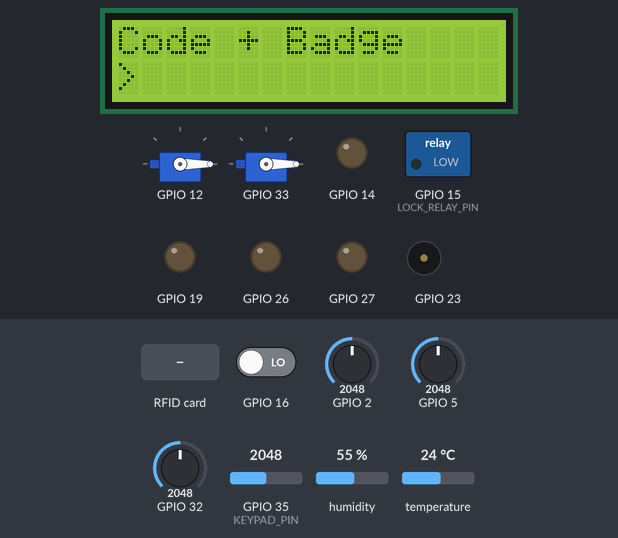
Bench run of a sketch on a simulated ESP32. Shown: 2 × servo, 16×2 character LCD, switched loads named in the sketch (green lamp = pin HIGH), output pins drawn as LEDs (lit = HIGH), buzzer (waves = sounding). Inputs (shaded band) come from the test bench; at power-on: GPIO 32 = 2048, GPIO 2 = 2048, GPIO 5 = 2048, GPIO 16 LOW, GPIO 35 (KEYPAD_PIN) = 2048, humidity 55 %, temperature 24 °C. WiFi joins after 1.5 s; servers stay silent unless stated; EEPROM starts erased; no MQTT or app messages arrive unless stated; pins used as bus, display or sensor lines are not drawn; what the sketch prints to the serial monitor is not drawn.

Above: at 3.0 s.
3.1 s: RFID card 5E 7A 19 C4 held to the reader
At 3.7 s:
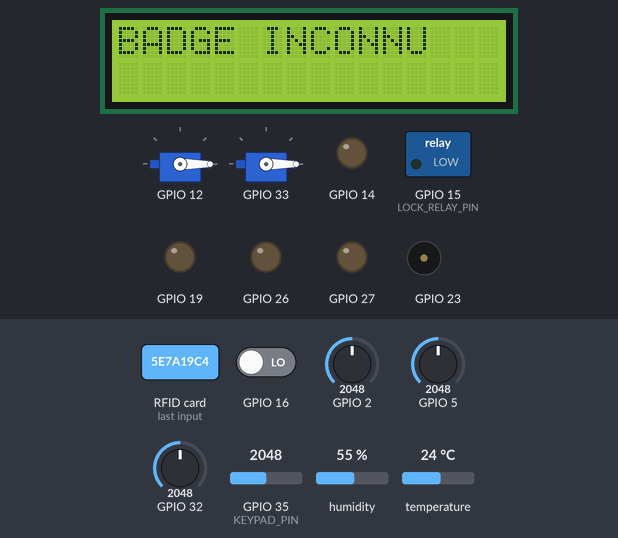
5.4 s: GPIO 32 set to 326
6.9 s: GPIO 32 set to 282
At 7.6 s:
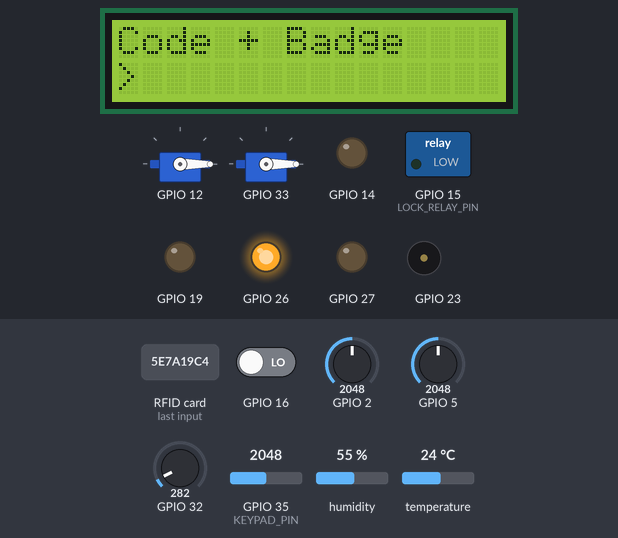
8.4 s: GPIO 32 set to 440
At 8.7 s:
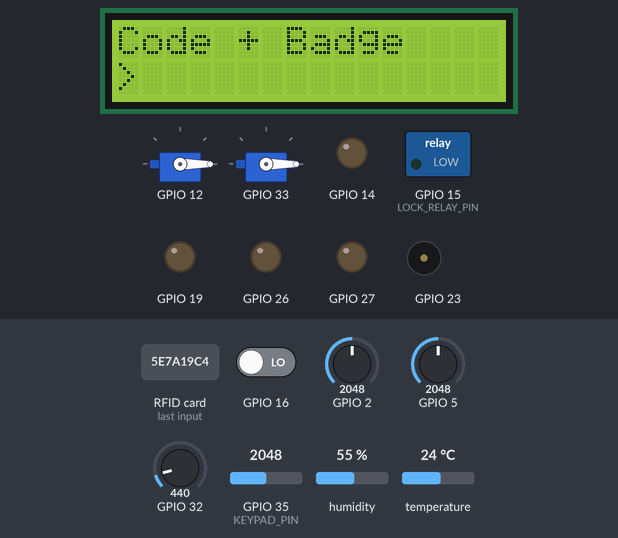
9.9 s: GPIO 32 set to 122
At 10.7 s:
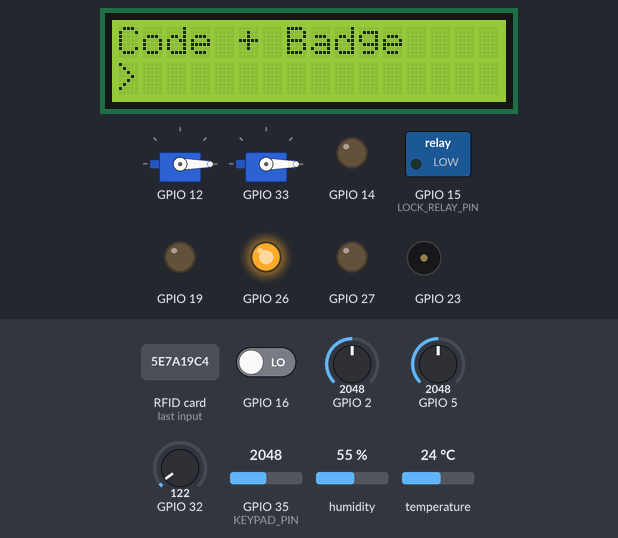
11.4 s: RFID card 5E 7A 19 C4 held to the reader
At 12.0 s:
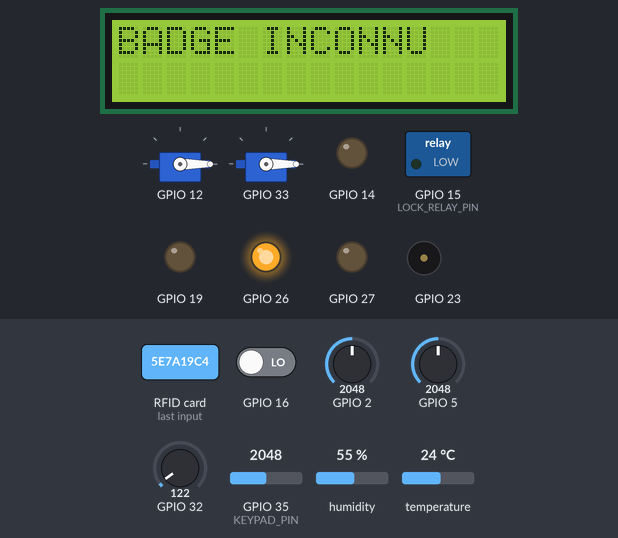
Timing chart, 0 to 31.5 s (numbered marks = the images above; inputs shaded):
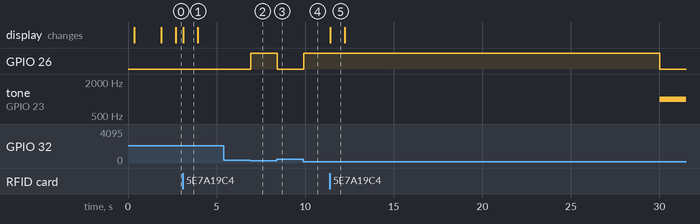

Measured:
- the behaviour switches between 301 and 300 on GPIO 32 (found by bisection; images 1 and 2)
- after the input at 3.1 s, the display: changes at once (image 1)
- after the input at 5.4 s, every drawn part: stays the same
- after the input at 6.9 s, GPIO 26: LOW → HIGH at once
- after the input at 8.4 s, GPIO 26: HIGH → LOW at once
- after the input at 9.9 s, GPIO 26: LOW → HIGH at once
- after the input at 11.4 s, the display: changes at once (image 5)
- what the display in image 1 shows lasts 0.8 s, from 3.1 s to 3.9 s

The sketch:

teguis_firmware.ino
```cpp
/**
 * teguis_firmware.ino
 * ---------------------------------------------------------
 * Point d'entrée. Volontairement très court : toute la logique
 * vit dans les classes (WifiManager, MqttManager, DeviceRegistry,
 * Relay, SensorDHT, AccessControl...). Ce fichier ne fait qu'assembler.
 * ---------------------------------------------------------
 **/

// Un seul #include par responsabilité — chaque .h explique son propre rôle en en-tête.
#include "config.h"
#include "WifiManager.h"
#include "MqttManager.h"
#include "DeviceRegistry.h"
#include "AccessControl.h"

// Objets globaux créés une seule fois au démarrage du programme (avant setup()).
WifiManager wifiManager(WIFI_SSID, WIFI_PASSWORD);                 // gère la connexion Wi-Fi
DeviceRegistry registry(TOPIC_PREFIX);                             // contient tous les relais/capteurs déclarés
MqttManager mqttManager(MQTT_SERVER, MQTT_PORT, MQTT_USER, MQTT_PASSWORD, "esp32-teguis", &registry); // gère MQTT

// Double authentification (code clavier 1x5 + badge RFID). Fonctionne
// entièrement SANS Wi-Fi ni MQTT — voir AccessControl.h pour le détail.
AccessControl accessControl(
  KEYPAD_PIN,
  RFID_SS_PIN, RFID_RST_PIN,
  RFID_SCK_PIN, RFID_MISO_PIN, RFID_MOSI_PIN,
  LOCK_RELAY_PIN
);

// Exécuté une seule fois au démarrage/reset de l'ESP32.
void setup(){
  Serial.begin(115200);   // ouvre le port série pour les logs de debug (moniteur série Arduino IDE)

  registerAllDevices(registry);  // défini dans config.h — un seul endroit à modifier
  registry.beginAll();           // initialise matériellement chaque relais/capteur (pinMode, etc.)

  accessControl.begin();  // initialise clavier + RFID + LCD + serrure — indépendant du réseau

  // Best-effort : reporte les événements d'accès sur MQTT si le broker est
  // joignable, mais AccessControl continue de fonctionner normalement sinon.
  accessControl.setEventCallback([](const String& evenement){
    if(mqttManager.isConnected()){
      mqttManager.publish(String("home/") + String(TOPIC_PREFIX) + "/security/access", evenement);
    }
  });

  wifiManager.begin();    // connexion Wi-Fi bloquante jusqu'à succès (voir WifiManager.h)
  mqttManager.begin();    // prépare le client MQTT (TLS, callback) — pas encore connecté au broker ici

  // Republie l'état du relais salon/lumiere sur MQTT dès que l'automatisation
  // présence+obscurité change son état, pour garder le dashboard synchronisé.
  if(salonLightAuto){
    salonLightAuto->setPublishCallback([](const String& topic, const String& valeur){
      mqttManager.publish(topic, valeur);
    });
  }

}

// Exécuté en boucle infinie après setup().
void loop(){
  // Le contrôle d'accès tourne EN PREMIER et INCONDITIONNELLEMENT : la
  // sécurité physique (code + badge) ne doit jamais attendre le Wi-Fi/MQTT.
  accessControl.loop();
  if(salonLightAuto) salonLightAuto->loop();
  wifiManager.ensureConnected();   // reconnecte automatiquement le Wi-Fi si la liaison est tombée

  mqttManager.loop();              // gère la reconnexion MQTT + traite les messages entrants/keep-alive

  // Publie les nouvelles lectures de capteurs dès qu'elles sont prêtes
  registry.pollAndPublish([](const String& topic, const String& valeur){
    mqttManager.publish(topic, valeur);   // callback exécuté pour chaque capteur ayant une nouvelle valeur
  });
}
```

AccessControl.h
```cpp
#ifndef ACCESS_CONTROL_H
#define ACCESS_CONTROL_H

#include <Arduino.h>
#include <Wire.h>
#include <LiquidCrystal_I2C.h>
#include <EEPROM.h>
#include <functional>
#include "Keypad1x5.h"
#include "RFIDReader.h"

/**
 * AccessControl.h
 * ---------------------------------------------------------
 * DOUBLE AUTHENTIFICATION LOCALE : code (clavier 1x5) + badge RFID.
 * Accès accordé UNIQUEMENT si les DEUX facteurs sont validés dans
 * une même fenêtre de temps (VALIDATION_WINDOW_MS), dans n'importe
 * quel ordre — c'est la définition d'une double authentification :
 * ni le code seul, ni le badge seul, ne suffisent.
 *
 * FONCTIONNE SANS WI-FI NI MQTT. Même principe que "sécurité locale
 * avant tout réseau" déjà appliqué à SensorMQ2 (alarme gaz) : ce
 * module ne dépend d'AUCUNE connexion pour fonctionner. Le callback
 * `setEventCallback` est un BONUS optionnel pour reporter les
 * événements sur MQTT quand le réseau est disponible — jamais une
 * condition au fonctionnement local.
 *
 * PERSISTANCE EEPROM : codes et badge survivent aux redémarrages/coupures
 * de courant. L'EEPROM de l'ESP32 est en réalité une zone de la mémoire
 * flash émulée par la bibliothèque `EEPROM.h` — contrairement à un AVR,
 * il faut appeler `EEPROM.begin(taille)` une fois, et `EEPROM.commit()`
 * après chaque écriture pour que le changement soit réellement persisté
 * (sans ça, l'écriture reste seulement en RAM et se perd au redémarrage).
 * Un octet "magique" en adresse 0 distingue une EEPROM déjà initialisée
 * par ce firmware d'une flash vierge (qui contient des 0xFF aléatoires) —
 * sans lui, on lirait des codes corrompus au tout premier démarrage.
 *
 * Menu admin (atteint en tapant le code admin) :
 *   1 = changer le code admin   2 = changer le code utilisateur
 *   3 = enrôler un nouveau badge RFID   4 = quitter
 * ---------------------------------------------------------
 */

// Plan mémoire EEPROM (adresses en octets) :
#define EEPROM_SIZE        64
#define EEPROM_ADDR_MAGIC  0    // 1 octet : sentinelle d'initialisation
#define EEPROM_ADDR_USER   1    // 7 octets : code utilisateur (6 chiffres + '\0')
#define EEPROM_ADDR_ADMIN  8    // 7 octets : code admin (6 chiffres + '\0')
#define EEPROM_ADDR_BADGE  16   // 32 octets : UID du badge (chaîne hex + '\0')
#define EEPROM_MAGIC_VALUE 0xA5 // valeur arbitraire : si absente, l'EEPROM n'a jamais été écrite par ce firmware

enum AccessMode {
  MODE_NORMAL,
  MODE_ADMIN_MENU,
  MODE_SET_ADMIN_CODE,
  MODE_SET_USER_CODE,
  MODE_ENROLL_RFID
};

class AccessControl {
private:
  Keypad1x5 keypad;
  RFIDReader rfid;
  LiquidCrystal_I2C lcd;

  uint8_t rfidSckPin, rfidMisoPin, rfidMosiPin;
  int lockRelayPin;
  unsigned long unlockDurationMs;

  String codeUtilisateur;
  String codeAdmin;
  String codeSaisi = "";
  String badgeAutorise; // UID du badge utilisateur autorisé (un seul pour l'instant)

  AccessMode mode = MODE_NORMAL;

  bool codeValide = false;
  bool badgeValide = false;
  unsigned long codeValideAt = 0;
  unsigned long badgeValideAt = 0;

  unsigned long lockUntil = 0; // fin de la période de déverrouillage en cours

  static const unsigned long VALIDATION_WINDOW_MS = 15000; // 15s pour présenter le second facteur

  using EventFn = std::function<void(const String& evenement)>;
  EventFn onEvent;

public:
  AccessControl(int keypadAnalogPin, uint8_t rfidSs, uint8_t rfidRst,
                uint8_t rfidSck, uint8_t rfidMiso, uint8_t rfidMosi,
                int lockPin, const String& codeUserDefaut = "123412",
                const String& codeAdminDefaut = "444444",
                unsigned long dureeDeverouillageMs = 3000)
    : keypad(keypadAnalogPin), rfid(rfidSs, rfidRst), lcd(0x27, 16, 2),
      rfidSckPin(rfidSck), rfidMisoPin(rfidMiso), rfidMosiPin(rfidMosi),
      lockRelayPin(lockPin), unlockDurationMs(dureeDeverouillageMs),
      codeUtilisateur(codeUserDefaut), codeAdmin(codeAdminDefaut) {}

  void setEventCallback(EventFn cb){ onEvent = cb; }

  void begin(){
    keypad.begin();
    rfid.begin(rfidSckPin, rfidMisoPin, rfidMosiPin);
    lcd.init();
    lcd.backlight();
    pinMode(lockRelayPin, OUTPUT);
    digitalWrite(lockRelayPin, LOW);

    EEPROM.begin(EEPROM_SIZE);
    loadFromEeprom(); // écrase codeUtilisateur/codeAdmin/badgeAutorise si une sauvegarde existe déjà

    afficherEcranNormal();
  }

  /** A appeler à CHAQUE tour de loop(), indépendamment de l'état Wi-Fi/MQTT. */
  void loop(){
    unsigned long now = millis();

    if(lockUntil > 0 && now > lockUntil){
      digitalWrite(lockRelayPin, LOW);
      lockUntil = 0;
    }

    // Un facteur validé expire si le second n'arrive pas dans la fenêtre.
    if(codeValide && (now - codeValideAt > VALIDATION_WINDOW_MS)) codeValide = false;
    if(badgeValide && (now - badgeValideAt > VALIDATION_WINDOW_MS)) badgeValide = false;

    handleKeypad();
    handleRfid();
  }

private:
  void loadFromEeprom(){
    uint8_t magic = EEPROM.read(EEPROM_ADDR_MAGIC);
    if(magic != EEPROM_MAGIC_VALUE){
      // Première utilisation : flash vierge. On écrit les valeurs par défaut
      // (celles passées au constructeur) pour initialiser proprement l'EEPROM.
      saveCodesToEeprom();
      saveBadgeToEeprom();
      EEPROM.write(EEPROM_ADDR_MAGIC, EEPROM_MAGIC_VALUE);
      EEPROM.commit();
      return;
    }

    String savedUser = EEPROM.readString(EEPROM_ADDR_USER);
    String savedAdmin = EEPROM.readString(EEPROM_ADDR_ADMIN);
    String savedBadge = EEPROM.readString(EEPROM_ADDR_BADGE);

    if(savedUser.length() > 0) codeUtilisateur = savedUser;
    if(savedAdmin.length() > 0) codeAdmin = savedAdmin;
    badgeAutorise = savedBadge; // peut être vide si aucun badge encore enrôlé, c'est normal
  }

  void saveCodesToEeprom(){
    EEPROM.writeString(EEPROM_ADDR_USER, codeUtilisateur.c_str());
    EEPROM.writeString(EEPROM_ADDR_ADMIN, codeAdmin.c_str());
    EEPROM.commit(); // sans commit(), l'écriture reste en RAM et se perd au redémarrage
  }

  void saveBadgeToEeprom(){
    EEPROM.writeString(EEPROM_ADDR_BADGE, badgeAutorise.c_str());
    EEPROM.commit();
  }

  void handleRfid(){
    String uid = rfid.checkForCard();
    if(uid == "") return;

    if(mode == MODE_ENROLL_RFID){
      badgeAutorise = uid;
      saveBadgeToEeprom(); // persiste immédiatement, survit à un redémarrage/coupure de courant
      lcd.clear(); lcd.setCursor(0,0); lcd.print("BADGE ENREGISTRE");
      delay(1000);
      mode = MODE_NORMAL;
      afficherEcranNormal();
      return;
    }

    if(mode != MODE_NORMAL) return; // ignore les badges pendant les sous-menus

    if(badgeAutorise != "" && uid == badgeAutorise){
      badgeValide = true;
      badgeValideAt = millis();
      report("badge_ok");
      evaluerAcces();
    } else {
      lcd.clear(); lcd.setCursor(0,0); lcd.print("BADGE INCONNU");
      delay(800);
      report("badge_refuse");
      afficherEcranNormal();
    }
  }

  void handleKeypad(){
    int touche = keypad.readKey();
    if(touche == 0) return;

    switch(mode){
      case MODE_NORMAL:         handleNormalKey(touche); break;
      case MODE_ADMIN_MENU:     handleAdminMenuKey(touche); break;
      case MODE_SET_ADMIN_CODE: handleSetCodeKey(touche, true); break;
      case MODE_SET_USER_CODE:  handleSetCodeKey(touche, false); break;
      case MODE_ENROLL_RFID:
        if(touche == 4){ mode = MODE_NORMAL; afficherEcranNormal(); }
        break;
    }
  }

  void handleNormalKey(int touche){
    if(touche >= 1 && touche <= 4){
      if(codeSaisi.length() < 6){
        codeSaisi += String(touche);
        rafraichirEtoiles();
      }
      return;
    }

    // touche == 5 : valider le code saisi
    if(codeSaisi == codeUtilisateur){
      codeValide = true;
      codeValideAt = millis();
      report("code_ok");
      evaluerAcces();
    } else if(codeSaisi == codeAdmin){
      mode = MODE_ADMIN_MENU;
      afficherMenuAdmin();
    } else {
      lcd.clear(); lcd.setCursor(0,0); lcd.print("CODE INCORRECT");
      delay(800);
      report("code_refuse");
      afficherEcranNormal();
    }
    codeSaisi = "";
  }

  void evaluerAcces(){
    if(codeValide && badgeValide){
      codeValide = false;
      badgeValide = false;
      digitalWrite(lockRelayPin, HIGH);
      tone(23, 1000,500);  // change state of the LED by setting the pin to the HIGH voltage level
      lockUntil = millis() + unlockDurationMs;
      lcd.clear(); lcd.setCursor(0,0); lcd.print("ACCES ACCORDE");
      report("acces_accorde");
      delay(1000);
      afficherEcranNormal();
    } else {
      // Un seul facteur validé : on attend l'autre, sans redonner d'info
      // sur LEQUEL manque à un badge/code frauduleux serait une fuite mineure,
      // mais utile en usage normal pour guider l'utilisateur légitime.
      lcd.clear(); lcd.setCursor(0,0);
      lcd.print(codeValide ? "Code OK. Badge ?" : "Badge OK. Code ?");
      delay(800);
      afficherEcranNormal();
    }
  }

  void handleAdminMenuKey(int touche){
    codeSaisi = "";
    if(touche == 1){ mode = MODE_SET_ADMIN_CODE; afficherSaisie("Nouv. Code Admin"); }
    else if(touche == 2){ mode = MODE_SET_USER_CODE; afficherSaisie("Nouv. Code User"); }
    else if(touche == 3){
      mode = MODE_ENROLL_RFID;
      lcd.clear(); lcd.setCursor(0,0); lcd.print("Presenter badge");
      lcd.setCursor(0,1); lcd.print("4:Annuler");
    }
    else if(touche == 4){ mode = MODE_NORMAL; afficherEcranNormal(); }
  }

  void handleSetCodeKey(int touche, bool estAdmin){
    if(touche >= 1 && touche <= 4){
      if(codeSaisi.length() < 6){
        codeSaisi += String(touche);
        lcd.setCursor(1 + codeSaisi.length() - 1, 1);
        lcd.print(touche);
      }
      return;
    }
    // touche == 5 : enregistrer
    if(codeSaisi.length() == 6){
      if(estAdmin) codeAdmin = codeSaisi; else codeUtilisateur = codeSaisi;
      saveCodesToEeprom(); // persiste immédiatement, survit à un redémarrage/coupure de courant
      lcd.clear(); lcd.setCursor(0,0); lcd.print("CODE ENREGISTRE!");
    } else {
      lcd.clear(); lcd.setCursor(0,0); lcd.print("ERREUR: 6 Chifr.");
    }
    delay(1000);
    codeSaisi = "";
    mode = MODE_NORMAL;
    afficherEcranNormal();
  }

  void report(const String& evenement){
    if(onEvent) onEvent(evenement); // best-effort, jamais bloquant si le réseau est down
  }

  void afficherEcranNormal(){
    lcd.clear();
    lcd.setCursor(0,0); lcd.print("Code + Badge");
    lcd.setCursor(0,1); lcd.print(">");
  }

  void afficherSaisie(const char* titre){
    lcd.clear();
    lcd.setCursor(0,0); lcd.print(titre);
    lcd.setCursor(0,1); lcd.print(">");
  }

  void afficherMenuAdmin(){
    lcd.clear();
    lcd.setCursor(0,0); lcd.print("1:CodeAd 2:CodeUs");
    lcd.setCursor(0,1); lcd.print("3:Badge 4:Quitter");
  }

  void rafraichirEtoiles(){
    lcd.setCursor(1,1);
    for(unsigned int i = 0; i < codeSaisi.length(); i++) lcd.print("*");
  }
};

#endif
```

Device.h
```cpp
#ifndef DEVICE_H   // garde d'inclusion
#define DEVICE_H

#include <Arduino.h>   // pour le type String et les fonctions de base Arduino

/**
 * Device.h
 * ---------------------------------------------------------
 * Interface abstraite commune à TOUT ce qu'on peut brancher :
 * relais, capteur de température, capteur de porte, etc.
 *
 * Pourquoi une interface commune plutôt qu'une classe par
 * type gérée à part : le reste du programme (DeviceRegistry,
 * MqttManager) manipule des `Device*` génériques. Ajouter un
 * nouveau type d'appareil (ex: un variateur, un capteur de
 * mouvement) ne demande JAMAIS de modifier DeviceRegistry ou
 * MqttManager — juste d'écrire une nouvelle classe qui hérite
 * de Device et de la déclarer dans config.h.
 * ---------------------------------------------------------
 */

class Device {
public:
  // Destructeur virtuel obligatoire dès qu'une classe a des méthodes virtuelles et
  // qu'on la détruit potentiellement via un pointeur de base (Device*).
  virtual ~Device() {}

  /** Ex: "salon/lumiere" — sert à construire les topics MQTT set/status */
  virtual String getTopicSuffix() const = 0;   // = 0 : méthode PURE virtuelle, chaque sous-classe DOIT l'implémenter

  /** Initialisation matérielle (pinMode, etc.), appelée une fois dans setup() */
  virtual void begin() = 0;   // pure virtuelle aussi : chaque device a sa propre init

  /** true si cet appareil réagit à des commandes (relais) */
  virtual bool isActuator() const { return false; }   // implémentation par défaut : "non", sauf si redéfini (Relay le fait)

  /** true si cet appareil publie périodiquement une valeur (capteur) */
  virtual bool isSensor() const { return false; }   // implémentation par défaut : "non", sauf si redéfini (SensorDHT le fait)

  /** Appelé quand une commande arrive sur son topic /set (relais uniquement) */
  virtual void handleCommand(const String& payload) { /* no-op par défaut */ }

  /** Appelé en boucle : retourne true si une nouvelle valeur est prête à publier */
  virtual bool hasNewReading() { return false; }   // les relais n'ont rien à publier périodiquement, donc false par défaut

  /** Valeur courante à publier sur le topic /status */
  virtual String readStatus() { return ""; }   // redéfini par chaque type concret (ON/OFF pour un relais, un nombre pour un capteur)
};

#endif   // fin de la garde d'inclusion
```

SensorPIR.h
```cpp
// SensorPIR.h
#ifndef SENSOR_PIR_H
#define SENSOR_PIR_H

#include "Device.h"

/**
 * SensorPIR.h
 * ---------------------------------------------------------
 *
 * ---------------------------------------------------------
 */

class SensorPIR : public Device {
private:
  String topicSuffix;
  int pin;
  bool lastState = false;
  bool stateChanged = false;

public:
  SensorPIR(const String& piece, const String& appareil, int gpioPin)
    : topicSuffix(piece + "/" + appareil), pin(gpioPin) {}

  String getTopicSuffix() const override { return topicSuffix; }

  void begin() override { pinMode(pin, INPUT); }

  bool isSensor() const override { return true; }

  bool hasNewReading() override {
    bool current = digitalRead(pin) == HIGH;
    if(current != lastState){
      lastState = current;
      stateChanged = true;
      return true;
    }
    return false;
  }

  String readStatus() override {
    stateChanged = false;
    return lastState ? "1" : "0";
  }

  /** Lecture immédiate sans effet de bord — pour un contrôleur d'automatisation
   *  (ex: PresenceLightController) qui a besoin de l'état courant à chaque tour
   *  de boucle, indépendamment du cycle de publication MQTT de hasNewReading(). */
  bool currentState() const { return lastState; }
};

#endif
```

Source omitted: MqttManager.h (5246 bytes), PresenceLightController.h (3161 bytes), RFIDReader.h (2170 bytes), Relay.h (2702 bytes), SensorContact.h (2336 bytes), SensorCurrent.h (4118 bytes), SensorDHT.h (3522 bytes), SensorLDR.h (2731 bytes), SensorMQ2.h (4185 bytes), ServoDoor.h (2734 bytes), WifiManager.h (1910 bytes), config.h (6778 bytes) and 2 more
